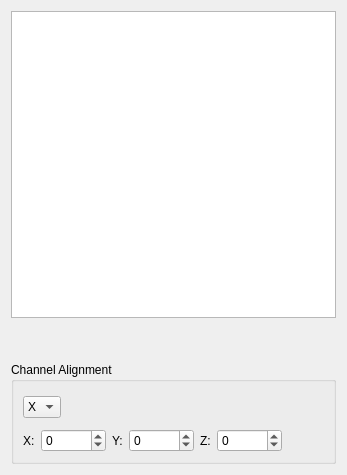
<?xml version="1.0" encoding="UTF-8"?>
<ui version="4.0">
 <class>StackExplorer</class>
 <widget class="QWidget" name="StackExplorer">
  <property name="geometry">
   <rect>
    <x>0</x>
    <y>0</y>
    <width>347</width>
    <height>475</height>
   </rect>
  </property>
  <property name="windowTitle">
   <string>Stack Explorer</string>
  </property>
  <property name="styleSheet">
   <string notr="true"/>
  </property>
  <layout class="QVBoxLayout" name="verticalLayout_2">
   <item>
    <widget class="CheckableTreeView" name="view">
     <property name="acceptDrops">
      <bool>true</bool>
     </property>
     <property name="styleSheet">
      <string notr="true">QTreeView::indicator {
     width: 15px;
     height: 15px;
 }
QTreeView::indicator:checked {
     image: url(:/espina/show_all.svg);
 } 
QTreeView::indicator:unchecked {
     image: url(:/espina/hide_all.svg);
 } 
</string>
     </property>
     <property name="editTriggers">
      <set>QAbstractItemView::NoEditTriggers</set>
     </property>
     <property name="dragEnabled">
      <bool>true</bool>
     </property>
     <property name="dragDropMode">
      <enum>QAbstractItemView::InternalMove</enum>
     </property>
     <property name="defaultDropAction">
      <enum>Qt::MoveAction</enum>
     </property>
     <property name="selectionMode">
      <enum>QAbstractItemView::ExtendedSelection</enum>
     </property>
     <property name="animated">
      <bool>true</bool>
     </property>
     <attribute name="headerVisible">
      <bool>false</bool>
     </attribute>
    </widget>
   </item>
   <item>
    <layout class="QHBoxLayout" name="horizontalLayout">
     <item>
      <spacer name="horizontalSpacer">
       <property name="orientation">
        <enum>Qt::Horizontal</enum>
       </property>
       <property name="sizeHint" stdset="0">
        <size>
         <width>40</width>
         <height>20</height>
        </size>
       </property>
      </spacer>
     </item>
     <item>
      <widget class="QPushButton" name="showInformation">
       <property name="minimumSize">
        <size>
         <width>32</width>
         <height>32</height>
        </size>
       </property>
       <property name="maximumSize">
        <size>
         <width>32</width>
         <height>32</height>
        </size>
       </property>
       <property name="text">
        <string/>
       </property>
       <property name="iconSize">
        <size>
         <width>22</width>
         <height>22</height>
        </size>
       </property>
       <property name="flat">
        <bool>true</bool>
       </property>
      </widget>
     </item>
     <item>
      <widget class="QPushButton" name="changeActiveStack">
       <property name="sizePolicy">
        <sizepolicy hsizetype="Fixed" vsizetype="Fixed">
         <horstretch>0</horstretch>
         <verstretch>0</verstretch>
        </sizepolicy>
       </property>
       <property name="minimumSize">
        <size>
         <width>32</width>
         <height>32</height>
        </size>
       </property>
       <property name="maximumSize">
        <size>
         <width>32</width>
         <height>32</height>
        </size>
       </property>
       <property name="baseSize">
        <size>
         <width>32</width>
         <height>32</height>
        </size>
       </property>
       <property name="toolTip">
        <string>Mark selected channel as active channel</string>
       </property>
       <property name="text">
        <string/>
       </property>
       <property name="icon">
        <iconset resource="../../rsc/espina.qrc">
         <normaloff>:/espina/active_stack.svg</normaloff>:/espina/active_stack.svg</iconset>
       </property>
       <property name="iconSize">
        <size>
         <width>22</width>
         <height>22</height>
        </size>
       </property>
       <property name="flat">
        <bool>true</bool>
       </property>
      </widget>
     </item>
     <item>
      <widget class="QPushButton" name="unloadChannel">
       <property name="sizePolicy">
        <sizepolicy hsizetype="Fixed" vsizetype="Fixed">
         <horstretch>0</horstretch>
         <verstretch>0</verstretch>
        </sizepolicy>
       </property>
       <property name="minimumSize">
        <size>
         <width>32</width>
         <height>32</height>
        </size>
       </property>
       <property name="maximumSize">
        <size>
         <width>32</width>
         <height>32</height>
        </size>
       </property>
       <property name="baseSize">
        <size>
         <width>32</width>
         <height>32</height>
        </size>
       </property>
       <property name="toolTip">
        <string>Unload selected channels</string>
       </property>
       <property name="text">
        <string/>
       </property>
       <property name="icon">
        <iconset resource="../../rsc/espina.qrc">
         <normaloff>:/espina/trash-full.svg</normaloff>:/espina/trash-full.svg</iconset>
       </property>
       <property name="iconSize">
        <size>
         <width>22</width>
         <height>22</height>
        </size>
       </property>
       <property name="flat">
        <bool>true</bool>
       </property>
      </widget>
     </item>
    </layout>
   </item>
   <item>
    <widget class="QGroupBox" name="groupBox">
     <property name="title">
      <string>Channel Alignment</string>
     </property>
     <layout class="QVBoxLayout" name="verticalLayout">
      <item>
       <layout class="QHBoxLayout" name="horizontalLayout_3">
        <item>
         <widget class="QComboBox" name="coordinateSelector">
          <property name="sizePolicy">
           <sizepolicy hsizetype="Preferred" vsizetype="Fixed">
            <horstretch>0</horstretch>
            <verstretch>0</verstretch>
           </sizepolicy>
          </property>
          <property name="maximumSize">
           <size>
            <width>40</width>
            <height>16777215</height>
           </size>
          </property>
          <item>
           <property name="text">
            <string>X</string>
           </property>
          </item>
          <item>
           <property name="text">
            <string>Y</string>
           </property>
          </item>
          <item>
           <property name="text">
            <string>Z</string>
           </property>
          </item>
         </widget>
        </item>
        <item>
         <widget class="QPushButton" name="alignLeft">
          <property name="sizePolicy">
           <sizepolicy hsizetype="Fixed" vsizetype="Fixed">
            <horstretch>0</horstretch>
            <verstretch>0</verstretch>
           </sizepolicy>
          </property>
          <property name="minimumSize">
           <size>
            <width>32</width>
            <height>32</height>
           </size>
          </property>
          <property name="maximumSize">
           <size>
            <width>32</width>
            <height>32</height>
           </size>
          </property>
          <property name="baseSize">
           <size>
            <width>32</width>
            <height>32</height>
           </size>
          </property>
          <property name="toolTip">
           <string>Align Left</string>
          </property>
          <property name="text">
           <string/>
          </property>
          <property name="icon">
           <iconset resource="../../rsc/espina.qrc">
            <normaloff>:/espina/leftIn.png</normaloff>:/espina/leftIn.png</iconset>
          </property>
          <property name="iconSize">
           <size>
            <width>22</width>
            <height>22</height>
           </size>
          </property>
          <property name="flat">
           <bool>true</bool>
          </property>
         </widget>
        </item>
        <item>
         <widget class="QPushButton" name="alignCenter">
          <property name="sizePolicy">
           <sizepolicy hsizetype="Fixed" vsizetype="Fixed">
            <horstretch>0</horstretch>
            <verstretch>0</verstretch>
           </sizepolicy>
          </property>
          <property name="minimumSize">
           <size>
            <width>32</width>
            <height>32</height>
           </size>
          </property>
          <property name="maximumSize">
           <size>
            <width>32</width>
            <height>32</height>
           </size>
          </property>
          <property name="baseSize">
           <size>
            <width>32</width>
            <height>32</height>
           </size>
          </property>
          <property name="toolTip">
           <string>Align Center</string>
          </property>
          <property name="text">
           <string/>
          </property>
          <property name="icon">
           <iconset resource="../../rsc/espina.qrc">
            <normaloff>:/espina/centerIn.png</normaloff>:/espina/centerIn.png</iconset>
          </property>
          <property name="iconSize">
           <size>
            <width>22</width>
            <height>22</height>
           </size>
          </property>
          <property name="flat">
           <bool>true</bool>
          </property>
         </widget>
        </item>
        <item>
         <widget class="QPushButton" name="alignRight">
          <property name="sizePolicy">
           <sizepolicy hsizetype="Fixed" vsizetype="Fixed">
            <horstretch>0</horstretch>
            <verstretch>0</verstretch>
           </sizepolicy>
          </property>
          <property name="minimumSize">
           <size>
            <width>32</width>
            <height>32</height>
           </size>
          </property>
          <property name="maximumSize">
           <size>
            <width>32</width>
            <height>32</height>
           </size>
          </property>
          <property name="baseSize">
           <size>
            <width>32</width>
            <height>32</height>
           </size>
          </property>
          <property name="toolTip">
           <string>Align Right</string>
          </property>
          <property name="text">
           <string/>
          </property>
          <property name="icon">
           <iconset resource="../../rsc/espina.qrc">
            <normaloff>:/espina/rightIn.png</normaloff>:/espina/rightIn.png</iconset>
          </property>
          <property name="iconSize">
           <size>
            <width>22</width>
            <height>22</height>
           </size>
          </property>
          <property name="flat">
           <bool>true</bool>
          </property>
         </widget>
        </item>
        <item>
         <widget class="QPushButton" name="moveLeft">
          <property name="sizePolicy">
           <sizepolicy hsizetype="Fixed" vsizetype="Fixed">
            <horstretch>0</horstretch>
            <verstretch>0</verstretch>
           </sizepolicy>
          </property>
          <property name="minimumSize">
           <size>
            <width>32</width>
            <height>32</height>
           </size>
          </property>
          <property name="maximumSize">
           <size>
            <width>32</width>
            <height>32</height>
           </size>
          </property>
          <property name="baseSize">
           <size>
            <width>32</width>
            <height>32</height>
           </size>
          </property>
          <property name="toolTip">
           <string>Move Left</string>
          </property>
          <property name="text">
           <string/>
          </property>
          <property name="icon">
           <iconset resource="../../rsc/espina.qrc">
            <normaloff>:/espina/leftOut.png</normaloff>:/espina/leftOut.png</iconset>
          </property>
          <property name="iconSize">
           <size>
            <width>22</width>
            <height>22</height>
           </size>
          </property>
          <property name="flat">
           <bool>true</bool>
          </property>
         </widget>
        </item>
        <item>
         <widget class="QPushButton" name="moveRight">
          <property name="sizePolicy">
           <sizepolicy hsizetype="Fixed" vsizetype="Fixed">
            <horstretch>0</horstretch>
            <verstretch>0</verstretch>
           </sizepolicy>
          </property>
          <property name="minimumSize">
           <size>
            <width>32</width>
            <height>32</height>
           </size>
          </property>
          <property name="maximumSize">
           <size>
            <width>32</width>
            <height>32</height>
           </size>
          </property>
          <property name="baseSize">
           <size>
            <width>32</width>
            <height>32</height>
           </size>
          </property>
          <property name="toolTip">
           <string>Move Right</string>
          </property>
          <property name="text">
           <string/>
          </property>
          <property name="icon">
           <iconset resource="../../rsc/espina.qrc">
            <normaloff>:/espina/rightOut.png</normaloff>:/espina/rightOut.png</iconset>
          </property>
          <property name="iconSize">
           <size>
            <width>22</width>
            <height>22</height>
           </size>
          </property>
          <property name="flat">
           <bool>true</bool>
          </property>
         </widget>
        </item>
        <item>
         <spacer name="horizontalSpacer_2">
          <property name="orientation">
           <enum>Qt::Horizontal</enum>
          </property>
          <property name="sizeHint" stdset="0">
           <size>
            <width>40</width>
            <height>20</height>
           </size>
          </property>
         </spacer>
        </item>
       </layout>
      </item>
      <item>
       <layout class="QHBoxLayout" name="horizontalLayout_2">
        <item>
         <widget class="QLabel" name="label">
          <property name="text">
           <string>X:</string>
          </property>
         </widget>
        </item>
        <item>
         <widget class="QSpinBox" name="xPos">
          <property name="minimum">
           <number>-99999</number>
          </property>
          <property name="maximum">
           <number>99999</number>
          </property>
         </widget>
        </item>
        <item>
         <widget class="QLabel" name="label_2">
          <property name="text">
           <string>Y:</string>
          </property>
         </widget>
        </item>
        <item>
         <widget class="QSpinBox" name="yPos">
          <property name="minimum">
           <number>-99999</number>
          </property>
          <property name="maximum">
           <number>99999</number>
          </property>
         </widget>
        </item>
        <item>
         <widget class="QLabel" name="label_3">
          <property name="text">
           <string>Z:</string>
          </property>
         </widget>
        </item>
        <item>
         <widget class="QSpinBox" name="zPos">
          <property name="minimum">
           <number>-99999</number>
          </property>
          <property name="maximum">
           <number>99999</number>
          </property>
         </widget>
        </item>
        <item>
         <spacer name="horizontalSpacer_4">
          <property name="orientation">
           <enum>Qt::Horizontal</enum>
          </property>
          <property name="sizeHint" stdset="0">
           <size>
            <width>40</width>
            <height>20</height>
           </size>
          </property>
         </spacer>
        </item>
       </layout>
      </item>
     </layout>
     <zorder></zorder>
     <zorder></zorder>
    </widget>
   </item>
  </layout>
 </widget>
 <customwidgets>
  <customwidget>
   <class>CheckableTreeView</class>
   <extends>QTreeView</extends>
   <header>GUI/Widgets/CheckableTreeView.h</header>
  </customwidget>
 </customwidgets>
 <resources>
  <include location="../../rsc/espina.qrc"/>
 </resources>
 <connections/>
</ui>
